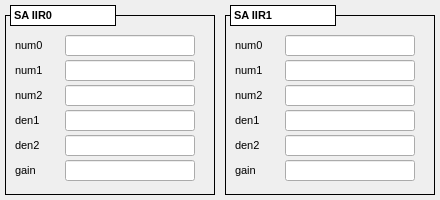
<?xml version="1.0" encoding="UTF-8"?>
<ui version="4.0">
 <class>MainWindow</class>
 <widget class="QMainWindow" name="MainWindow">
  <property name="geometry">
   <rect>
    <x>0</x>
    <y>0</y>
    <width>440</width>
    <height>200</height>
   </rect>
  </property>
  <property name="windowTitle">
   <string>MainWindow</string>
  </property>
  <property name="Title" stdset="0">
   <string>$(DEVICE): SA IIR</string>
  </property>
  <widget class="QWidget" name="centralwidget">
   <widget class="caFrame" name="caframe_3">
    <property name="geometry">
     <rect>
      <x>5</x>
      <y>15</y>
      <width>210</width>
      <height>180</height>
     </rect>
    </property>
    <property name="font">
     <font>
      <pointsize>8</pointsize>
     </font>
    </property>
    <property name="frameShape">
     <enum>QFrame::Box</enum>
    </property>
    <property name="frameShadow">
     <enum>QFrame::Plain</enum>
    </property>
    <property name="lineWidth">
     <number>1</number>
    </property>
    <property name="midLineWidth">
     <number>1</number>
    </property>
    <property name="background">
     <color>
      <red>0</red>
      <green>0</green>
      <blue>0</blue>
     </color>
    </property>
    <property name="backgroundMode">
     <enum>caFrame::Outline</enum>
    </property>
    <property name="styleSheet" stdset="0">
     <string notr="true"/>
    </property>
    <widget class="QLabel" name="label_28">
     <property name="geometry">
      <rect>
       <x>10</x>
       <y>20</y>
       <width>45</width>
       <height>20</height>
      </rect>
     </property>
     <property name="font">
      <font>
       <pointsize>8</pointsize>
      </font>
     </property>
     <property name="text">
      <string>num0</string>
     </property>
    </widget>
    <widget class="caTextEntry" name="catextentry_14">
     <property name="geometry">
      <rect>
       <x>60</x>
       <y>20</y>
       <width>130</width>
       <height>21</height>
      </rect>
     </property>
     <property name="font">
      <font>
       <family>Monospace</family>
       <pointsize>10</pointsize>
      </font>
     </property>
     <property name="alignment">
      <set>Qt::AlignRight|Qt::AlignTrailing|Qt::AlignVCenter</set>
     </property>
     <property name="channel" stdset="0">
      <string notr="true">$(DEVICE):dsp:sa:iir0:num0</string>
     </property>
     <property name="foreground">
      <color>
       <red>170</red>
       <green>0</green>
       <blue>0</blue>
      </color>
     </property>
     <property name="background">
      <color>
       <red>255</red>
       <green>255</green>
       <blue>255</blue>
      </color>
     </property>
     <property name="colorMode">
      <enum>caLineEdit::Static</enum>
     </property>
     <property name="precision">
      <number>9</number>
     </property>
     <property name="precisionMode">
      <enum>caLineEdit::User</enum>
     </property>
     <property name="fontScaleMode" stdset="0">
      <enum>caLineEdit::Height</enum>
     </property>
    </widget>
    <widget class="caTextEntry" name="catextentry_15">
     <property name="geometry">
      <rect>
       <x>60</x>
       <y>45</y>
       <width>130</width>
       <height>21</height>
      </rect>
     </property>
     <property name="font">
      <font>
       <family>Monospace</family>
       <pointsize>10</pointsize>
      </font>
     </property>
     <property name="alignment">
      <set>Qt::AlignRight|Qt::AlignTrailing|Qt::AlignVCenter</set>
     </property>
     <property name="channel" stdset="0">
      <string notr="true">$(DEVICE):dsp:sa:iir0:num1</string>
     </property>
     <property name="foreground">
      <color>
       <red>170</red>
       <green>0</green>
       <blue>0</blue>
      </color>
     </property>
     <property name="background">
      <color>
       <red>255</red>
       <green>255</green>
       <blue>255</blue>
      </color>
     </property>
     <property name="colorMode">
      <enum>caLineEdit::Static</enum>
     </property>
     <property name="precision">
      <number>9</number>
     </property>
     <property name="precisionMode">
      <enum>caLineEdit::User</enum>
     </property>
     <property name="fontScaleMode" stdset="0">
      <enum>caLineEdit::Height</enum>
     </property>
    </widget>
    <widget class="QLabel" name="label_31">
     <property name="geometry">
      <rect>
       <x>10</x>
       <y>45</y>
       <width>45</width>
       <height>20</height>
      </rect>
     </property>
     <property name="font">
      <font>
       <pointsize>8</pointsize>
      </font>
     </property>
     <property name="text">
      <string>num1</string>
     </property>
    </widget>
    <widget class="caTextEntry" name="catextentry_16">
     <property name="geometry">
      <rect>
       <x>60</x>
       <y>95</y>
       <width>130</width>
       <height>21</height>
      </rect>
     </property>
     <property name="font">
      <font>
       <family>Monospace</family>
       <pointsize>10</pointsize>
      </font>
     </property>
     <property name="alignment">
      <set>Qt::AlignRight|Qt::AlignTrailing|Qt::AlignVCenter</set>
     </property>
     <property name="channel" stdset="0">
      <string notr="true">$(DEVICE):dsp:sa:iir0:den1</string>
     </property>
     <property name="foreground">
      <color>
       <red>170</red>
       <green>0</green>
       <blue>0</blue>
      </color>
     </property>
     <property name="background">
      <color>
       <red>255</red>
       <green>255</green>
       <blue>255</blue>
      </color>
     </property>
     <property name="colorMode">
      <enum>caLineEdit::Static</enum>
     </property>
     <property name="precision">
      <number>9</number>
     </property>
     <property name="precisionMode">
      <enum>caLineEdit::User</enum>
     </property>
     <property name="fontScaleMode" stdset="0">
      <enum>caLineEdit::Height</enum>
     </property>
    </widget>
    <widget class="caTextEntry" name="catextentry_17">
     <property name="geometry">
      <rect>
       <x>60</x>
       <y>70</y>
       <width>130</width>
       <height>21</height>
      </rect>
     </property>
     <property name="font">
      <font>
       <family>Monospace</family>
       <pointsize>10</pointsize>
      </font>
     </property>
     <property name="alignment">
      <set>Qt::AlignRight|Qt::AlignTrailing|Qt::AlignVCenter</set>
     </property>
     <property name="channel" stdset="0">
      <string notr="true">$(DEVICE):dsp:sa:iir0:num2</string>
     </property>
     <property name="foreground">
      <color>
       <red>170</red>
       <green>0</green>
       <blue>0</blue>
      </color>
     </property>
     <property name="background">
      <color>
       <red>255</red>
       <green>255</green>
       <blue>255</blue>
      </color>
     </property>
     <property name="colorMode">
      <enum>caLineEdit::Static</enum>
     </property>
     <property name="precision">
      <number>9</number>
     </property>
     <property name="precisionMode">
      <enum>caLineEdit::User</enum>
     </property>
     <property name="fontScaleMode" stdset="0">
      <enum>caLineEdit::Height</enum>
     </property>
    </widget>
    <widget class="QLabel" name="label_35">
     <property name="geometry">
      <rect>
       <x>10</x>
       <y>95</y>
       <width>45</width>
       <height>20</height>
      </rect>
     </property>
     <property name="font">
      <font>
       <pointsize>8</pointsize>
      </font>
     </property>
     <property name="text">
      <string>den1</string>
     </property>
    </widget>
    <widget class="QLabel" name="label_41">
     <property name="geometry">
      <rect>
       <x>10</x>
       <y>70</y>
       <width>45</width>
       <height>20</height>
      </rect>
     </property>
     <property name="font">
      <font>
       <pointsize>8</pointsize>
      </font>
     </property>
     <property name="text">
      <string>num2</string>
     </property>
    </widget>
    <widget class="caTextEntry" name="catextentry_18">
     <property name="geometry">
      <rect>
       <x>60</x>
       <y>145</y>
       <width>130</width>
       <height>21</height>
      </rect>
     </property>
     <property name="font">
      <font>
       <family>Monospace</family>
       <pointsize>10</pointsize>
      </font>
     </property>
     <property name="alignment">
      <set>Qt::AlignRight|Qt::AlignTrailing|Qt::AlignVCenter</set>
     </property>
     <property name="channel" stdset="0">
      <string notr="true">$(DEVICE):dsp:sa:iir0:gain</string>
     </property>
     <property name="foreground">
      <color>
       <red>170</red>
       <green>0</green>
       <blue>0</blue>
      </color>
     </property>
     <property name="background">
      <color>
       <red>255</red>
       <green>255</green>
       <blue>255</blue>
      </color>
     </property>
     <property name="colorMode">
      <enum>caLineEdit::Static</enum>
     </property>
     <property name="precision">
      <number>9</number>
     </property>
     <property name="precisionMode">
      <enum>caLineEdit::User</enum>
     </property>
     <property name="fontScaleMode" stdset="0">
      <enum>caLineEdit::Height</enum>
     </property>
    </widget>
    <widget class="caTextEntry" name="catextentry_20">
     <property name="geometry">
      <rect>
       <x>60</x>
       <y>120</y>
       <width>130</width>
       <height>21</height>
      </rect>
     </property>
     <property name="font">
      <font>
       <family>Monospace</family>
       <pointsize>10</pointsize>
      </font>
     </property>
     <property name="alignment">
      <set>Qt::AlignRight|Qt::AlignTrailing|Qt::AlignVCenter</set>
     </property>
     <property name="channel" stdset="0">
      <string notr="true">$(DEVICE):dsp:sa:iir0:den2</string>
     </property>
     <property name="foreground">
      <color>
       <red>170</red>
       <green>0</green>
       <blue>0</blue>
      </color>
     </property>
     <property name="background">
      <color>
       <red>255</red>
       <green>255</green>
       <blue>255</blue>
      </color>
     </property>
     <property name="colorMode">
      <enum>caLineEdit::Static</enum>
     </property>
     <property name="precision">
      <number>9</number>
     </property>
     <property name="precisionMode">
      <enum>caLineEdit::User</enum>
     </property>
     <property name="fontScaleMode" stdset="0">
      <enum>caLineEdit::Height</enum>
     </property>
    </widget>
    <widget class="QLabel" name="label_44">
     <property name="geometry">
      <rect>
       <x>10</x>
       <y>145</y>
       <width>45</width>
       <height>20</height>
      </rect>
     </property>
     <property name="font">
      <font>
       <pointsize>8</pointsize>
      </font>
     </property>
     <property name="text">
      <string>gain</string>
     </property>
    </widget>
    <widget class="QLabel" name="label_46">
     <property name="geometry">
      <rect>
       <x>10</x>
       <y>120</y>
       <width>45</width>
       <height>20</height>
      </rect>
     </property>
     <property name="font">
      <font>
       <pointsize>8</pointsize>
      </font>
     </property>
     <property name="text">
      <string>den2</string>
     </property>
    </widget>
   </widget>
   <widget class="QLabel" name="label_25">
    <property name="geometry">
     <rect>
      <x>10</x>
      <y>5</y>
      <width>106</width>
      <height>21</height>
     </rect>
    </property>
    <property name="font">
     <font>
      <pointsize>8</pointsize>
      <weight>75</weight>
      <bold>true</bold>
     </font>
    </property>
    <property name="styleSheet">
     <string notr="true">background-color: rgb(255, 255, 255);</string>
    </property>
    <property name="frameShape">
     <enum>QFrame::Box</enum>
    </property>
    <property name="text">
     <string>SA IIR0</string>
    </property>
   </widget>
   <widget class="caFrame" name="caframe_4">
    <property name="geometry">
     <rect>
      <x>225</x>
      <y>15</y>
      <width>210</width>
      <height>180</height>
     </rect>
    </property>
    <property name="font">
     <font>
      <pointsize>8</pointsize>
     </font>
    </property>
    <property name="frameShape">
     <enum>QFrame::Box</enum>
    </property>
    <property name="frameShadow">
     <enum>QFrame::Plain</enum>
    </property>
    <property name="lineWidth">
     <number>1</number>
    </property>
    <property name="midLineWidth">
     <number>1</number>
    </property>
    <property name="background">
     <color>
      <red>0</red>
      <green>0</green>
      <blue>0</blue>
     </color>
    </property>
    <property name="backgroundMode">
     <enum>caFrame::Outline</enum>
    </property>
    <property name="styleSheet" stdset="0">
     <string notr="true"/>
    </property>
    <widget class="QLabel" name="label_29">
     <property name="geometry">
      <rect>
       <x>10</x>
       <y>20</y>
       <width>45</width>
       <height>20</height>
      </rect>
     </property>
     <property name="font">
      <font>
       <pointsize>8</pointsize>
      </font>
     </property>
     <property name="text">
      <string>num0</string>
     </property>
    </widget>
    <widget class="caTextEntry" name="catextentry_19">
     <property name="geometry">
      <rect>
       <x>60</x>
       <y>20</y>
       <width>130</width>
       <height>21</height>
      </rect>
     </property>
     <property name="font">
      <font>
       <family>Monospace</family>
       <pointsize>10</pointsize>
      </font>
     </property>
     <property name="alignment">
      <set>Qt::AlignRight|Qt::AlignTrailing|Qt::AlignVCenter</set>
     </property>
     <property name="channel" stdset="0">
      <string notr="true">$(DEVICE):dsp:sa:iir1:num0</string>
     </property>
     <property name="foreground">
      <color>
       <red>170</red>
       <green>0</green>
       <blue>0</blue>
      </color>
     </property>
     <property name="background">
      <color>
       <red>255</red>
       <green>255</green>
       <blue>255</blue>
      </color>
     </property>
     <property name="colorMode">
      <enum>caLineEdit::Static</enum>
     </property>
     <property name="precision">
      <number>9</number>
     </property>
     <property name="precisionMode">
      <enum>caLineEdit::User</enum>
     </property>
     <property name="fontScaleMode" stdset="0">
      <enum>caLineEdit::Height</enum>
     </property>
    </widget>
    <widget class="caTextEntry" name="catextentry_21">
     <property name="geometry">
      <rect>
       <x>60</x>
       <y>45</y>
       <width>130</width>
       <height>21</height>
      </rect>
     </property>
     <property name="font">
      <font>
       <family>Monospace</family>
       <pointsize>10</pointsize>
      </font>
     </property>
     <property name="alignment">
      <set>Qt::AlignRight|Qt::AlignTrailing|Qt::AlignVCenter</set>
     </property>
     <property name="channel" stdset="0">
      <string notr="true">$(DEVICE):dsp:sa:iir1:num1</string>
     </property>
     <property name="foreground">
      <color>
       <red>170</red>
       <green>0</green>
       <blue>0</blue>
      </color>
     </property>
     <property name="background">
      <color>
       <red>255</red>
       <green>255</green>
       <blue>255</blue>
      </color>
     </property>
     <property name="colorMode">
      <enum>caLineEdit::Static</enum>
     </property>
     <property name="precision">
      <number>9</number>
     </property>
     <property name="precisionMode">
      <enum>caLineEdit::User</enum>
     </property>
     <property name="fontScaleMode" stdset="0">
      <enum>caLineEdit::Height</enum>
     </property>
    </widget>
    <widget class="QLabel" name="label_32">
     <property name="geometry">
      <rect>
       <x>10</x>
       <y>45</y>
       <width>45</width>
       <height>20</height>
      </rect>
     </property>
     <property name="font">
      <font>
       <pointsize>8</pointsize>
      </font>
     </property>
     <property name="text">
      <string>num1</string>
     </property>
    </widget>
    <widget class="caTextEntry" name="catextentry_22">
     <property name="geometry">
      <rect>
       <x>60</x>
       <y>95</y>
       <width>130</width>
       <height>21</height>
      </rect>
     </property>
     <property name="font">
      <font>
       <family>Monospace</family>
       <pointsize>10</pointsize>
      </font>
     </property>
     <property name="alignment">
      <set>Qt::AlignRight|Qt::AlignTrailing|Qt::AlignVCenter</set>
     </property>
     <property name="channel" stdset="0">
      <string notr="true">$(DEVICE):dsp:sa:iir1:den1</string>
     </property>
     <property name="foreground">
      <color>
       <red>170</red>
       <green>0</green>
       <blue>0</blue>
      </color>
     </property>
     <property name="background">
      <color>
       <red>255</red>
       <green>255</green>
       <blue>255</blue>
      </color>
     </property>
     <property name="colorMode">
      <enum>caLineEdit::Static</enum>
     </property>
     <property name="precision">
      <number>9</number>
     </property>
     <property name="precisionMode">
      <enum>caLineEdit::User</enum>
     </property>
     <property name="fontScaleMode" stdset="0">
      <enum>caLineEdit::Height</enum>
     </property>
    </widget>
    <widget class="caTextEntry" name="catextentry_23">
     <property name="geometry">
      <rect>
       <x>60</x>
       <y>70</y>
       <width>130</width>
       <height>21</height>
      </rect>
     </property>
     <property name="font">
      <font>
       <family>Monospace</family>
       <pointsize>10</pointsize>
      </font>
     </property>
     <property name="alignment">
      <set>Qt::AlignRight|Qt::AlignTrailing|Qt::AlignVCenter</set>
     </property>
     <property name="channel" stdset="0">
      <string notr="true">$(DEVICE):dsp:sa:iir1:num2</string>
     </property>
     <property name="foreground">
      <color>
       <red>170</red>
       <green>0</green>
       <blue>0</blue>
      </color>
     </property>
     <property name="background">
      <color>
       <red>255</red>
       <green>255</green>
       <blue>255</blue>
      </color>
     </property>
     <property name="colorMode">
      <enum>caLineEdit::Static</enum>
     </property>
     <property name="precision">
      <number>9</number>
     </property>
     <property name="precisionMode">
      <enum>caLineEdit::User</enum>
     </property>
     <property name="fontScaleMode" stdset="0">
      <enum>caLineEdit::Height</enum>
     </property>
    </widget>
    <widget class="QLabel" name="label_36">
     <property name="geometry">
      <rect>
       <x>10</x>
       <y>95</y>
       <width>45</width>
       <height>20</height>
      </rect>
     </property>
     <property name="font">
      <font>
       <pointsize>8</pointsize>
      </font>
     </property>
     <property name="text">
      <string>den1</string>
     </property>
    </widget>
    <widget class="QLabel" name="label_42">
     <property name="geometry">
      <rect>
       <x>10</x>
       <y>70</y>
       <width>45</width>
       <height>20</height>
      </rect>
     </property>
     <property name="font">
      <font>
       <pointsize>8</pointsize>
      </font>
     </property>
     <property name="text">
      <string>num2</string>
     </property>
    </widget>
    <widget class="caTextEntry" name="catextentry_24">
     <property name="geometry">
      <rect>
       <x>60</x>
       <y>145</y>
       <width>130</width>
       <height>21</height>
      </rect>
     </property>
     <property name="font">
      <font>
       <family>Monospace</family>
       <pointsize>10</pointsize>
      </font>
     </property>
     <property name="alignment">
      <set>Qt::AlignRight|Qt::AlignTrailing|Qt::AlignVCenter</set>
     </property>
     <property name="channel" stdset="0">
      <string notr="true">$(DEVICE):dsp:sa:iir1:gain</string>
     </property>
     <property name="foreground">
      <color>
       <red>170</red>
       <green>0</green>
       <blue>0</blue>
      </color>
     </property>
     <property name="background">
      <color>
       <red>255</red>
       <green>255</green>
       <blue>255</blue>
      </color>
     </property>
     <property name="colorMode">
      <enum>caLineEdit::Static</enum>
     </property>
     <property name="precision">
      <number>9</number>
     </property>
     <property name="precisionMode">
      <enum>caLineEdit::User</enum>
     </property>
     <property name="fontScaleMode" stdset="0">
      <enum>caLineEdit::Height</enum>
     </property>
    </widget>
    <widget class="caTextEntry" name="catextentry_25">
     <property name="geometry">
      <rect>
       <x>60</x>
       <y>120</y>
       <width>130</width>
       <height>21</height>
      </rect>
     </property>
     <property name="font">
      <font>
       <family>Monospace</family>
       <pointsize>10</pointsize>
      </font>
     </property>
     <property name="alignment">
      <set>Qt::AlignRight|Qt::AlignTrailing|Qt::AlignVCenter</set>
     </property>
     <property name="channel" stdset="0">
      <string notr="true">$(DEVICE):dsp:sa:iir1:den2</string>
     </property>
     <property name="foreground">
      <color>
       <red>170</red>
       <green>0</green>
       <blue>0</blue>
      </color>
     </property>
     <property name="background">
      <color>
       <red>255</red>
       <green>255</green>
       <blue>255</blue>
      </color>
     </property>
     <property name="colorMode">
      <enum>caLineEdit::Static</enum>
     </property>
     <property name="precision">
      <number>9</number>
     </property>
     <property name="precisionMode">
      <enum>caLineEdit::User</enum>
     </property>
     <property name="fontScaleMode" stdset="0">
      <enum>caLineEdit::Height</enum>
     </property>
    </widget>
    <widget class="QLabel" name="label_45">
     <property name="geometry">
      <rect>
       <x>10</x>
       <y>145</y>
       <width>45</width>
       <height>20</height>
      </rect>
     </property>
     <property name="font">
      <font>
       <pointsize>8</pointsize>
      </font>
     </property>
     <property name="text">
      <string>gain</string>
     </property>
    </widget>
    <widget class="QLabel" name="label_47">
     <property name="geometry">
      <rect>
       <x>10</x>
       <y>120</y>
       <width>45</width>
       <height>20</height>
      </rect>
     </property>
     <property name="font">
      <font>
       <pointsize>8</pointsize>
      </font>
     </property>
     <property name="text">
      <string>den2</string>
     </property>
    </widget>
   </widget>
   <widget class="QLabel" name="label_26">
    <property name="geometry">
     <rect>
      <x>230</x>
      <y>5</y>
      <width>106</width>
      <height>21</height>
     </rect>
    </property>
    <property name="font">
     <font>
      <pointsize>8</pointsize>
      <weight>75</weight>
      <bold>true</bold>
     </font>
    </property>
    <property name="styleSheet">
     <string notr="true">background-color: rgb(255, 255, 255);</string>
    </property>
    <property name="frameShape">
     <enum>QFrame::Box</enum>
    </property>
    <property name="text">
     <string>SA IIR1</string>
    </property>
   </widget>
  </widget>
 </widget>
 <customwidgets>
  <customwidget>
   <class>caTextEntry</class>
   <extends>caLineEdit</extends>
   <header>caTextEntry</header>
  </customwidget>
  <customwidget>
   <class>caFrame</class>
   <extends>QFrame</extends>
   <header>caFrame</header>
   <container>1</container>
  </customwidget>
  <customwidget>
   <class>caLineEdit</class>
   <extends>QLineEdit</extends>
   <header>caLineEdit</header>
  </customwidget>
 </customwidgets>
 <resources/>
 <connections/>
</ui>
